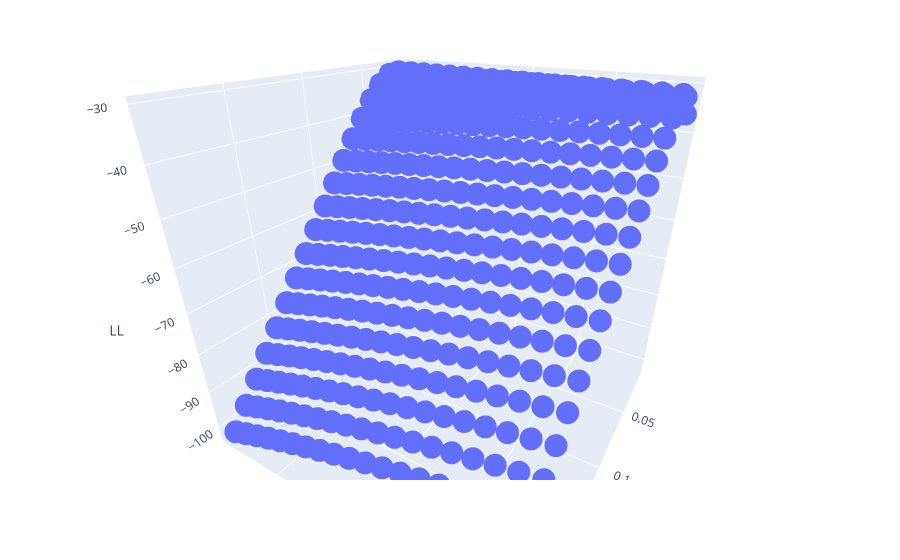

Notebook source saved alongside this figure:
### Markdown cell above
Converting the list of lists to a matrix, then a dataframe and, fianally plotting:

### Code cell
gendata = np.array(gendat)
# creating a dataframe
import pandas as pd
dict = {'beta': gendata[0,:], 'gamma': gendata[1,:], 'LL': gendata[2,:]} 
gendf = pd.DataFrame(dict)

# plotting
import plotly.express as px
# Plotting the figure
fig = px.scatter_3d(gendf, x = 'beta',
                    y = 'gamma',
                    z = 'LL',)
 
fig.show()

### Figure 1 — Plotly figure (JSON) as saved in the notebook; plotly's stock layout.template omitted (floating-point values rounded to 4 significant figures; data arrays with more than 128 entries replaced by an {"elided": "..."} marker saying what was removed)
{"data": [{"hovertemplate": "beta=%{x}<br>gamma=%{y}<br>LL=%{z}<extra></extra>", "legendgroup": "", "marker": {"color": "#636efa", "symbol": "circle"}, "mode": "markers", "name": "", "scene": "scene", "showlegend": false, "type": "scatter3d", "x": {"elided": "361 float values"}, "y": {"elided": "361 float values"}, "z": {"elided": "361 float values"}}], "layout": {"autosize": true, "legend": {"tracegroupgap": 0}, "margin": {"t": 60}, "scene": {"aspectmode": "auto", "aspectratio": {"x": 1, "y": 1, "z": 1}, "camera": {"center": {"x": 0, "y": 0, "z": 0}, "eye": {"x": 1.094, "y": 0.675, "z": 0.6706}, "projection": {"type": "perspective"}, "up": {"x": 0, "y": 0, "z": 1}}, "domain": {"x": [0, 1], "y": [0, 1]}, "xaxis": {"title": {"text": "beta"}, "type": "linear"}, "yaxis": {"title": {"text": "gamma"}, "type": "linear"}, "zaxis": {"title": {"text": "LL"}, "type": "linear"}}}}
